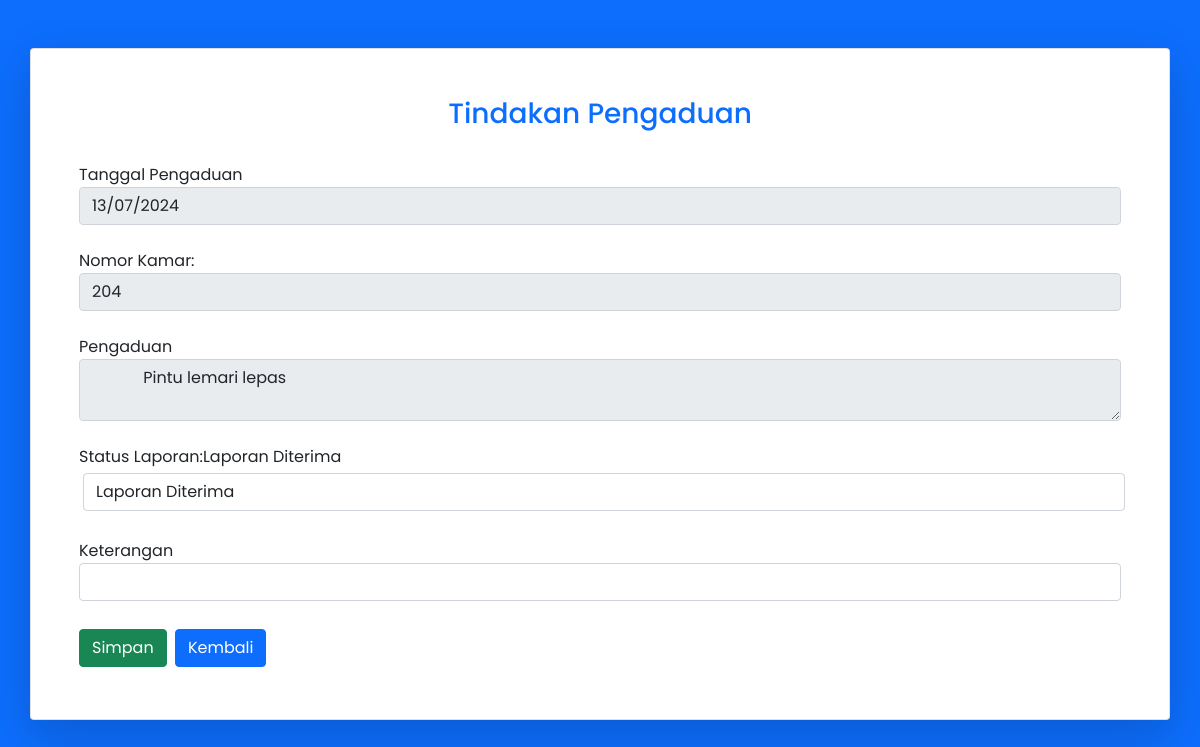
Page /halstatus.php?id=97 on the committed database.
### tables this page shows
CREATE TABLE `laporan` (
  `id` int(11) NOT NULL,
  `tgl` varchar(255) DEFAULT NULL,
  `no_kamar` varchar(3) DEFAULT NULL,
  `pengaduan` text DEFAULT NULL,
  `bukti` varchar(255) DEFAULT NULL,
  `stat` varchar(25) DEFAULT NULL,
  `keterangan` varchar(255) DEFAULT NULL
);

### halstatus.php (the view, shortened to what this page needs)
 <?php
  include 'koneksi.php';
  if (isset($_GET['id'])) {
    $id = ($_GET["id"]);
    $query = "SELECT * FROM laporan WHERE id='$id'";
    $result = mysqli_query($koneksi, $query);
    $data = mysqli_fetch_assoc($result);
  }
?>
<!DOCTYPE html>
<html>
  <head>
    <link href="https://cdn.jsdelivr.net/npm/bootstrap@5.0.0-beta2/dist/css/bootstrap.min.css" rel="stylesheet">
  </head>
  <body class="bg-primary" style="font-family: 'Poppins', sans-serif;">
      <div class="container mt-5 p-5 card d-flex justify-content-center shadow-lg">
        <form method="POST" action="status.php" enctype="multipart/form-data" >
          <h3 class="text-center text-primary"> Tindakan Pengaduan</h3>
          <div>
            <br>
            <label>Tanggal Pengaduan</label>
            <input class="form-control" type="text" name="tgl" value="<?php echo $data['tgl']; ?>" readonly />
          </div>
            <br>
            <label>Nomor Kamar: </label>
            <input class="form-control" type="text" name="no_kamar" value="<?php echo $data['no_kamar']; ?>" readonly />
          <div>
            <br>
            <label>Pengaduan</label>
            <textarea class="form-control" type="text" name="pengaduan" readonly />
            <?php echo $data['pengaduan']; ?>
            </textarea>
          </div>
          <div>
          <br>
            <label>Status Laporan:</label><?php echo $data['stat']; ?>
            <select class="form-control m-1" type="text" name="stat">
                    <option value="Laporan Diterima">Laporan Diterima</option>
                </select>
          </div>
          <div>
          <br>
          <label>Keterangan</label>
          <input class="form-control" type="text" name="keterangan" value="<?php echo $data['keterangan']; ?>" />
          </div>
          <div>
            <br>
            <button class="btn btn-success" type="submit" href="admin.php">Simpan</button>
            <a class="btn btn-primary m-1" href="admin.php">Kembali</a>
          </div>
      </form>
      </div>
  </body>
</html>

### rows in the picture
laporan: tgl "13/07/2024", no_kamar "204", pengaduan "Pintu lemari lepas", stat "Laporan Diterima"
